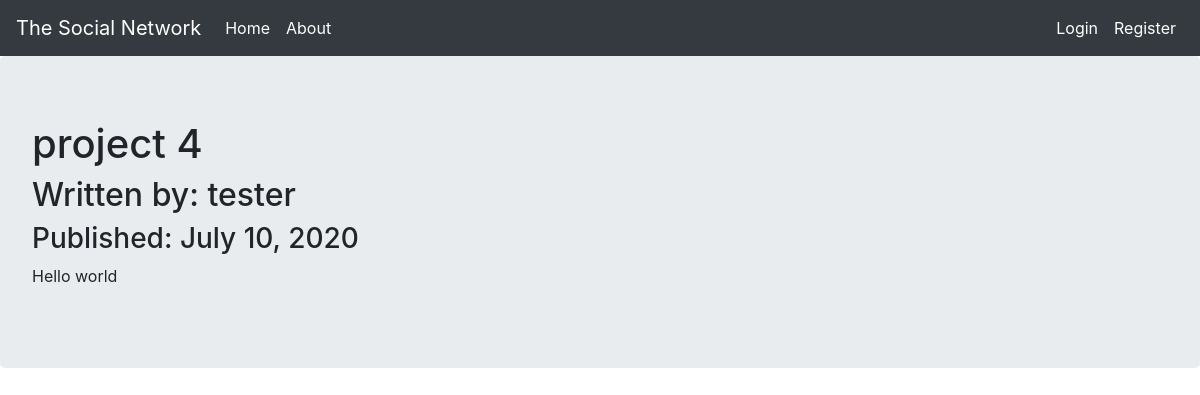
/2, run on the app's committed database.
### company_blog/models.py (models this page shows, shortened)
class BlogPost(db.Model):
    users = db.relationship(User)
    id = db.Column(db.Integer, primary_key=True)
    user_id = db.Column(db.Integer, db.ForeignKey('users.id'), nullable=False)
    date = db.Column(db.DateTime, nullable=False, default=datetime.utcnow)
    title = db.Column(db.String(140), nullable=False)
    text = db.Column(db.Text, nullable=False)

class User(db.Model, UserMixin):
    __tablename__ = 'users'
    id = db.Column(db.Integer, primary_key=True)
    profile_image = db.Column(db.String(64), nullable=False, default='default_profile.png')
    email = db.Column(db.String(64), unique=True, index=True)
    username = db.Column(db.String(64), unique=True, index=True)
    password_hash = db.Column(db.String(128))
    posts = db.relationship('BlogPost', backref='author', lazy=True)

### company_blog/users/views.py (the view)
@users.route('/<username>')
def user_posts(username):
    page = request.args.get('page', 1, type=int)
    user = User.query.filter_by(username=username).first_or_404()
    blog_posts = BlogPost.query.filter_by(author=user).order_by(BlogPost.date.desc()).paginate(page=page, per_page=5)
    return render_template('user_blog_posts.html', blog_posts=blog_posts, user=user)

### company_blog/blog_posts/views.py (called while the page is built)
@blog_posts.route('/<int:blog_post_id>')
def blog_post(blog_post_id):
    blog_post = BlogPost.query.get_or_404(blog_post_id)
    return render_template('blog_post.html', title=blog_post.title, date=blog_post.date, post=blog_post)

### company_blog/templates/blog_post.html (shortened to what this page needs)
{% extends "base.html" %}
{% block content %}
<div class="jumbotron">
  <h1>{{ post.title }}</h1>
  <h2>Written by: {{post.author.username}}</h2>
  <h3>Published: {{ post.date.strftime('%B %d, %Y') }}</h3>
  <p>{{post.text}}</p>
</div>
{% endblock content %}

### data on the page
BlogPost: title "project 4", date "July 10, 2020", text "Hello world"
User: author.username "tester"
